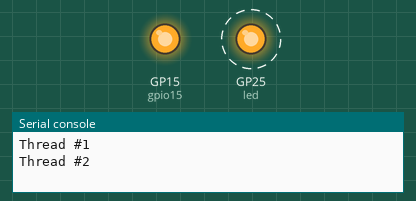
This program was run on a simulated Raspberry Pi Pico running MicroPython. Shown: output pins drawn as LEDs (lit = HIGH), the last lines printed to the serial console. Dashed ring = blinking. Threads take turns every 2 ms.

Above: at 0.5 s.
At 2.5 s:
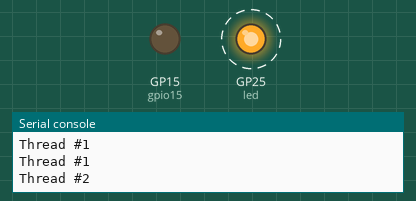
Timing chart, 0 to 5.2 s (numbered marks = the images above):
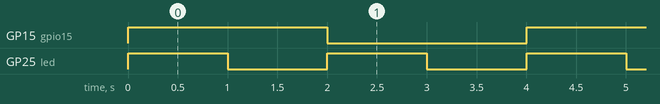

Measured:
- by itself, GP15 (gpio15): alternates HIGH for 2.0 s and LOW for 2.0 s
- by itself, GP25 (led): alternates HIGH for 1.0 s and LOW for 1.0 s

The program:

51_multi_thread.py
```python
from machine import Pin
import time

import _thread


gpio15  =   Pin(15, Pin.OUT)
led     =   Pin(25, Pin.OUT)


def core_0_thread():

    while True:
        print("Thread #1 ")
        led.toggle()
        time.sleep(1)


def core_1_thread():

    while True:
        print("Thread #2 ")
        gpio15.toggle()
        time.sleep(2)

second_thread = _thread.start_new_thread(core_1_thread, ())

core_0_thread()
```
